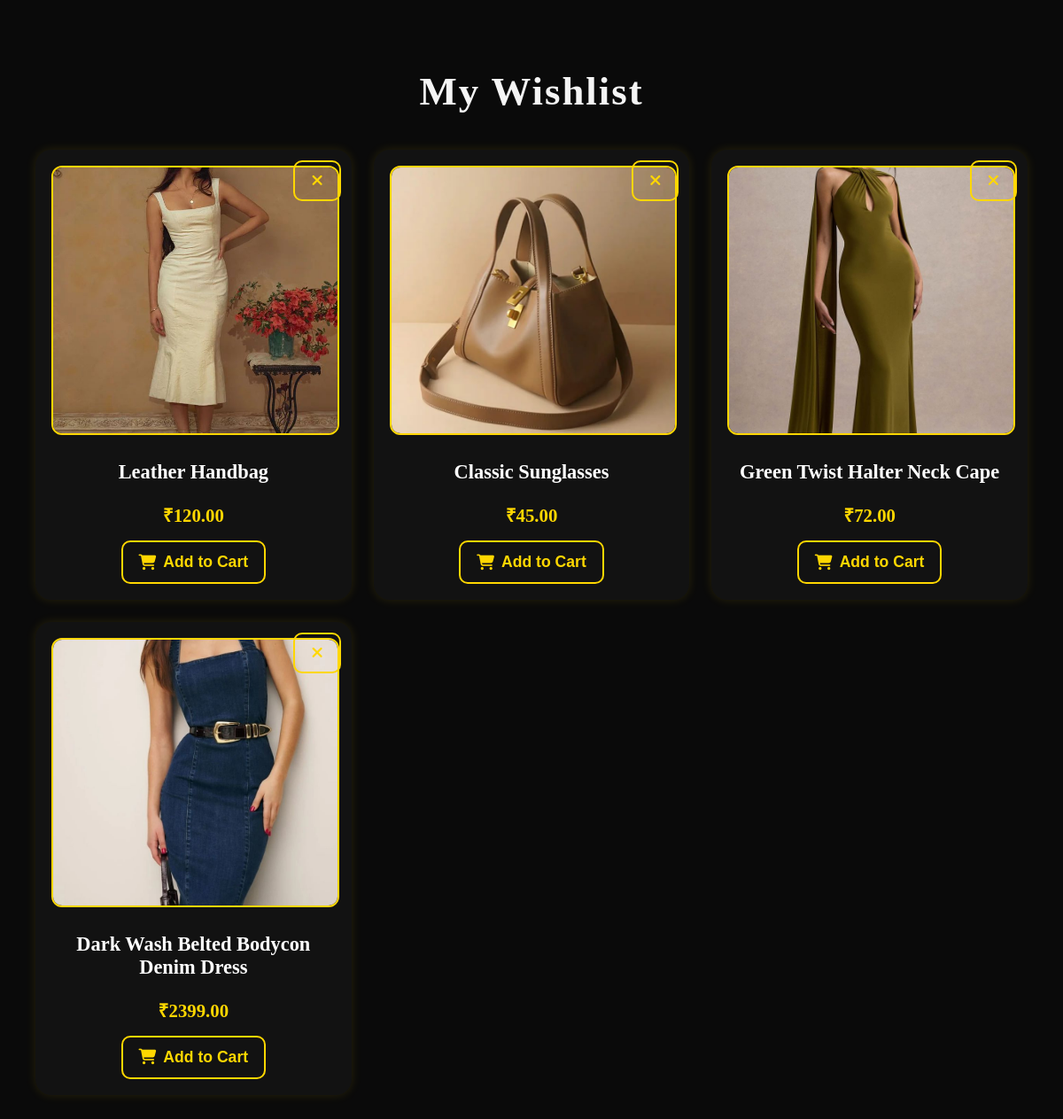
The page /wishlist_view.php (signed in) on the database its author committed.
### tables this page shows
CREATE TABLE `products` (
  `id` int(11) NOT NULL,
  `name` varchar(255) NOT NULL,
  `price` decimal(10,2) NOT NULL,
  `image` varchar(255) NOT NULL,
  `rating` decimal(2,1) DEFAULT 4.0,
  `offer` varchar(100) NOT NULL,
  `category` varchar(50) NOT NULL
);

### wishlist_view.php (the view, shortened to what this page needs)
<?php
include 'db.php';
$user_id = $_SESSION['user_id'];
$sql = "SELECT p.* FROM wishlist w
        JOIN products p ON w.product_id = p.id
        WHERE w.user_id=?";
$stmt = $conn->prepare($sql);
$stmt->bind_param("i", $user_id);
$stmt->execute();
$result = $stmt->get_result();
?>
<!DOCTYPE html>
<html lang="en">
<head>
  <link rel="stylesheet" href="https://cdnjs.cloudflare.com/ajax/libs/font-awesome/6.4.2/css/all.min.css">
</head>
<body>
  <h2>My Wishlist</h2>
  <div class="product-grid">
    <?php while ($row = $result->fetch_assoc()) { ?>
      <div class="product-card">
        <form method="POST" action="wishlist_remove.php">
          <button type="submit" class="remove-btn" title="Remove from Wishlist">
            <i class="fa-solid fa-xmark"></i>
          </button>
        </form>
        <img src="<?php echo $row['image']; ?>" alt="<?php echo $row['name']; ?>">
        <h3><?php echo $row['name']; ?></h3>
        <p>₹<?php echo $row['price']; ?></p>
        <form method="POST" action="add_to_cart.php">
          <button type="submit">
            <i class="fa-solid fa-cart-shopping"></i> Add to Cart
          </button>
        </form>
      </div>
    <?php } ?>
  </div>
</body>
</html>

### wishlist_view.php (style rules this page uses)
body { background-color: #0a0a0a; font-family: "Playfair Display", serif; color: #f5f5f5; margin: 0; padding: 40px; }
h2 { text-align: center; font-size: 2.8rem; color: ; margin-bottom: 40px; letter-spacing: 2px; }
.product-grid { display: grid; grid-template-columns: repeat(auto-fill, minmax(280px, 1fr)); gap: 25px; max-width: 1600px; margin: auto; }
.product-card { background: #121212; padding: 18px; border-radius: 18px; text-align: center; box-shadow: 0 0 12px rgba(255, 215, 0, 0.12); transition: transform 0.3s, box-shadow 0.3s; position: relative; }
.product-card img { width: 100%; height: 300px; object-fit: cover; border-radius: 12px; border: 2px solid gold; margin-bottom: 15px; }
.product-card h3 { font-size: 1.4rem; margin: 10px 0; color: #fff; font-weight: 600; }
.product-card p { font-size: 1.3rem; color: gold; margin-bottom: 15px; font-weight: bold; }
.product-card form button { padding: 12px 18px; background: transparent; border: 2px solid gold; border-radius: 10px; color: gold; font-size: 1.1rem; font-weight: bold; cursor: pointer; transition: all 0.3s; display: flex; align-items: center; justify-content: center; gap: 8px; margin: auto; }
.remove-btn { position: absolute; top: 12px; right: 12px; background: transparent; border: none; cursor: pointer; font-size: 1.3rem; color: #ff4d4d; transition: 0.3s; }

### rows shown on the page
products: image (picture), name "Leather Handbag", price "120.00"
products: image (picture), name "Classic Sunglasses", price "45.00"
products: image (picture), name "Green Twist Halter Neck Cape", price "72.00"
products: image (picture), name "Dark Wash Belted Bodycon Denim Dress", price "2399.00"
